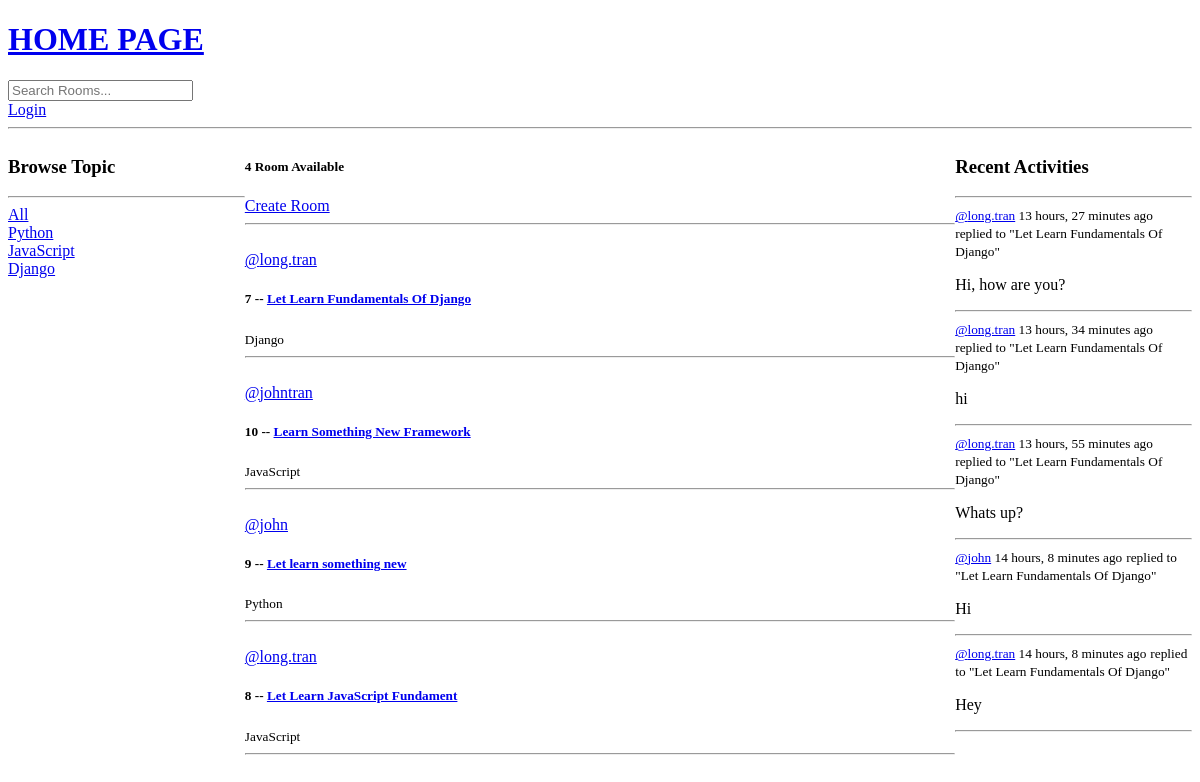
The app's page /, older data.
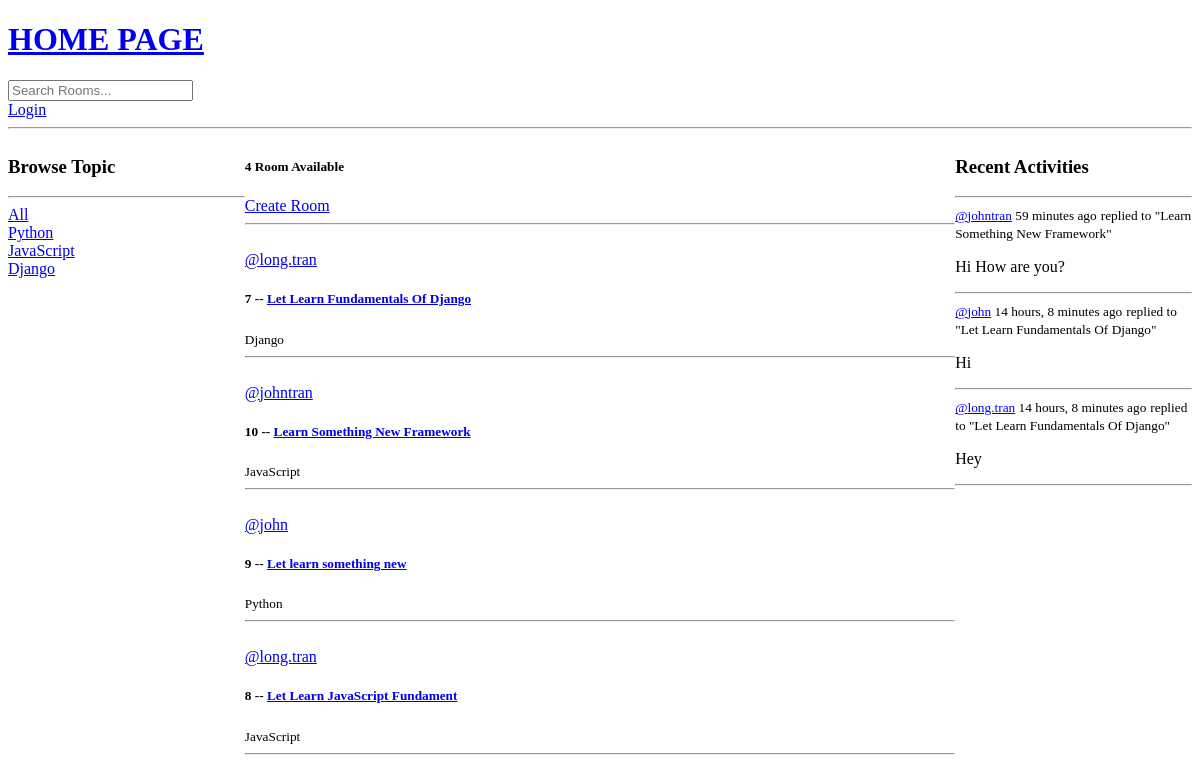
The same page, newer data.
### base/models.py (models this page shows, shortened)
class Topic(models.Model):
    name = models.CharField(max_length=200)

class Room(models.Model):
    host = models.ForeignKey(User, on_delete=models.SET_NULL, null=True)
    topic = models.ForeignKey(Topic, on_delete=models.SET_NULL, null=True)
    name = models.CharField(max_length=200)
    description = models.TextField(null=True, blank=True)
    participants = models.ManyToManyField(User, related_name='participants', blank=True)
    updated = models.DateTimeField(auto_now=True)
    created = models.DateTimeField(auto_now_add=True)
    class Meta:
        ordering = ['-updated', '-created']
    def __str__(self) -> str:
        return self.name

class Message(models.Model):
    user = models.ForeignKey(User, on_delete=models.CASCADE)
    room = models.ForeignKey(Room, on_delete=models.CASCADE)
    body = models.TextField()
    updated = models.DateTimeField(auto_now=True)
    created = models.DateTimeField(auto_now_add=True)
    class Meta:
        ordering = ['-updated', '-created']
    def __str__(self) -> str:
        return self.body[0:50]

### base/views.py (the view)
# urls.py: path("", views.home, name="home"),
def home(request):
    q = request.GET.get('q') if request.GET.get('q') != None else ''
    rooms = Room.objects.filter(
        Q(topic__name__icontains=q) |
        Q(name__icontains=q) |
        Q(description__icontains=q)
        )
    topics = Topic.objects.all()
    room_count = rooms.count()
    room_messages = Message.objects.filter(
        Q(room__topic__name__icontains=q)
    )
    context = {
        'rooms': rooms, 'topics': topics,
        'room_count': room_count,
        'room_messages': room_messages
        }
    return render(request, 'base/home.html', context)

### base/templates/base/home.html (shortened to what this page needs)
{% extends 'main.html' %}
{% block content %}
<div class="home-container">
    <div>
        {% include 'base/topics_component.html' %}
    </div>
    <div>
            <h5>{{room_count}} Room Available</h5>
            <a href="{% url 'create-room' %}">Create Room</a>
            <hr>
            <div>
                {% include 'base/feed_component.html' %}
            </div>
    </div>
    <div class="">
        {% include 'base/activity_component.html' %}
    </div>
</div>
{% endblock content %}

### base/templates/base/topics_component.html
<h3>Browse Topic</h3>
<hr>
<div>
    <a href="{% url 'home' %}">All</a>
</div>
{% for topic in topics %}
    <div>
        <a href="{% url 'home' %}?q={{topic.name}}">{{topic.name}}</a>
    </div>
{% endfor %}

### base/templates/base/feed_component.html (shortened to what this page needs)
{% for room in rooms %}
    <div>
        <br>
        <a href="{% url 'user-profile' room.host.id %}">@{{room.host.username}}</a>
        <h5>{{room.id}} -- <a href="{% url 'room' room.id %}">{{room.name}}</a></h5>
        <small>{{room.topic.name}}</small>
        <hr>
    </div>
{% endfor%}

### base/templates/base/activity_component.html (shortened to what this page needs)
<h3>Recent Activities</h3>
<hr>
{% for message in room_messages %}
    <div>
        <small><a href="{% url 'user-profile' message.user.id %}">@{{message.user}}</a> {{message.created|timesince}} ago</small>
        <small>replied to "{{message.room}}"</small>
        <p>{{message}}</p>
        <hr>
    </div>
{% endfor %}

Row changes from the older to the newer data that the page shows:
removed Message: user "long.tran", created "13 hours, 27 minutes", room "Let Learn Fundamentals Of Django", body "Hi, how are you?"
removed Message: user "long.tran", created "13 hours, 34 minutes", room "Let Learn Fundamentals Of Django", body "hi"
removed Message: user "long.tran", created "13 hours, 55 minutes", room "Let Learn Fundamentals Of Django", body "Whats up?"
added Message: user "johntran", created "59 minutes", room "Learn Something New Framework", body "Hi How are you?"
